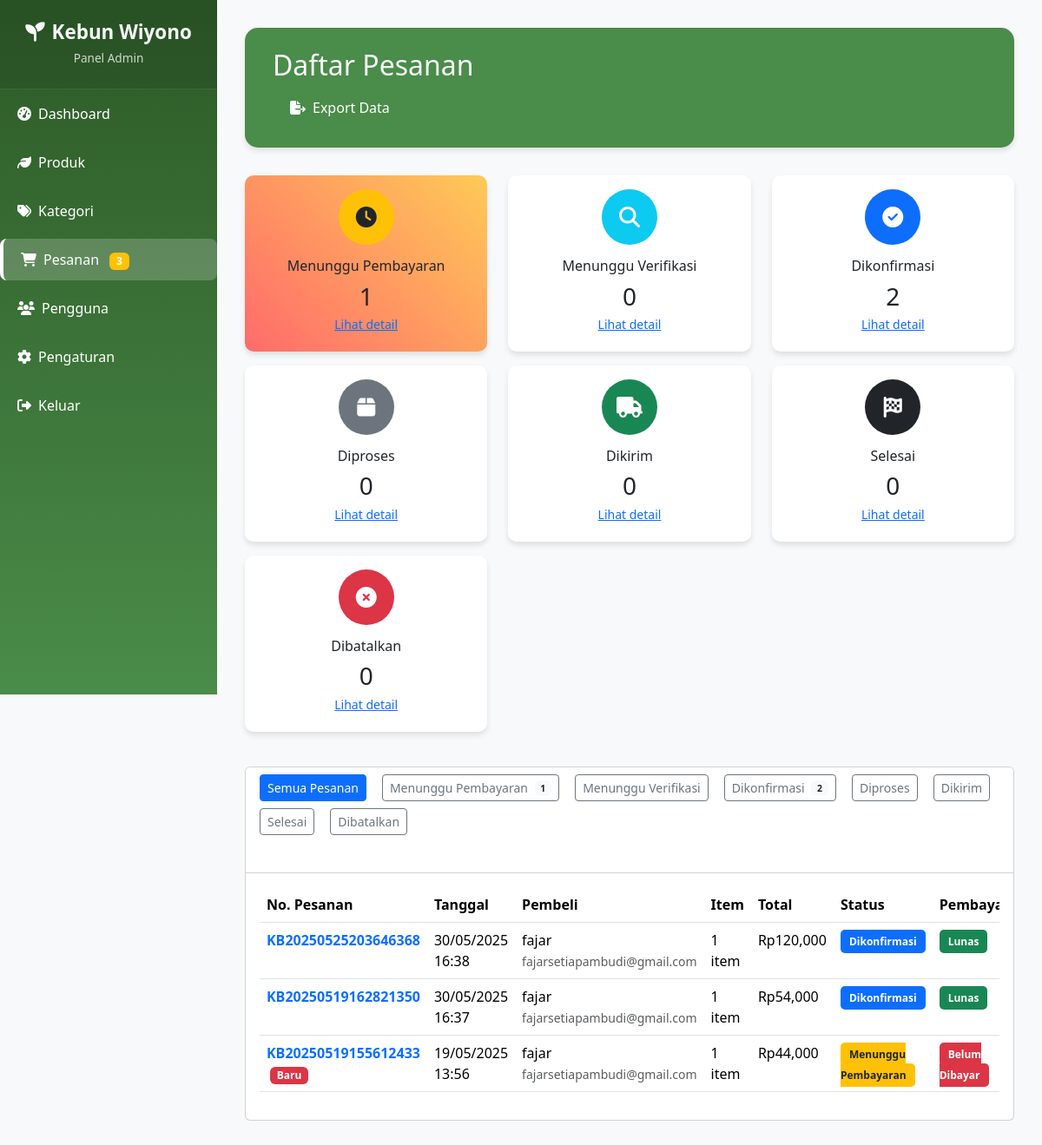
Screenshot of /fitur/pesanan.php (signed in) with the database file from the repository.
### tables this page shows
CREATE TABLE `pesanan` (
  `id` int NOT NULL AUTO_INCREMENT,
  `user_id` int NOT NULL,
  `nomor_pesanan` varchar(50) NOT NULL,
  `nama_penerima` varchar(100) NOT NULL,
  `telepon` varchar(20) NOT NULL,
  `alamat` text NOT NULL,
  `kota` varchar(100) NOT NULL,
  `kode_pos` varchar(10) NOT NULL,
  `catatan` text,
  `metode_pembayaran` varchar(50) NOT NULL,
  `total_harga` decimal(15,2) NOT NULL,
  `ongkir` decimal(15,2) NOT NULL,
  `total_bayar` decimal(15,2) NOT NULL,
  `status` varchar(50) NOT NULL DEFAULT 'Menunggu Pembayaran',
  `tanggal_pesanan` timestamp NULL DEFAULT CURRENT_TIMESTAMP,
  `bukti_pembayaran` varchar(255) DEFAULT NULL,
  `tanggal_upload_bukti` datetime DEFAULT NULL,
  `tanggal_verifikasi` datetime DEFAULT NULL,
  `verified_by` int DEFAULT NULL,
  `catatan_admin` text,
  PRIMARY KEY (`id`),
  UNIQUE KEY `nomor_pesanan` (`nomor_pesanan`),
  KEY `user_id` (`user_id`),
  CONSTRAINT `pesanan_ibfk_1` FOREIGN KEY (`user_id`) REFERENCES `pengguna` (`id`)
);

CREATE TABLE `pengguna` (
  `id` int NOT NULL AUTO_INCREMENT,
  `username` varchar(255) NOT NULL,
  `nama_lengkap` varchar(100) DEFAULT NULL,
  `email` varchar(255) NOT NULL,
  `password` varchar(255) NOT NULL,
  `reset_token` varchar(255) DEFAULT NULL,
  `reset_token_expires_at` datetime DEFAULT NULL,
  `telepon` varchar(15) DEFAULT NULL,
  `tanggal_lahir` date DEFAULT NULL,
  `jenis_kelamin` char(1) DEFAULT NULL,
  `alamat` text,
  `kota` varchar(50) DEFAULT NULL,
  `provinsi` varchar(50) DEFAULT NULL,
  `kode_pos` varchar(10) DEFAULT NULL,
  `foto_profil` varchar(255) DEFAULT NULL,
  `created_at` timestamp NULL DEFAULT CURRENT_TIMESTAMP,
  `updated_at` timestamp NULL DEFAULT CURRENT_TIMESTAMP ON UPDATE CURRENT_TIMESTAMP,
  PRIMARY KEY (`id`),
  UNIQUE KEY `email` (`email`)
);

### fitur/pesanan.php (the view, shortened to what this page needs)
<?php
require '../config.php';
$status_filter = isset($_GET['status']) ? $_GET['status'] : '';
$where_clause = '';
if (!empty($status_filter)) {
    $status_filter_safe = mysqli_real_escape_string($conn, $status_filter);
    $where_clause = "WHERE pesanan.status = '$status_filter_safe'";
} else {
    $where_clause = "";
}
$sql = "
SELECT
    pesanan.id,
    pesanan.nomor_pesanan,
    pesanan.status,
    pesanan.tanggal_pesanan,
    pesanan.total_harga,
    pesanan.metode_pembayaran,
    pesanan.bukti_pembayaran,
    pesanan.tanggal_upload_bukti,
    pengguna.username AS nama_pembeli,
    pengguna.email AS email_pembeli,
    (
        SELECT COUNT(*)
        FROM pesanan_item
        WHERE pesanan_item.pesanan_id = pesanan.id
    ) AS jumlah_item
FROM
    pesanan
JOIN
    pengguna ON pesanan.user_id = pengguna.id
" . $where_clause . "
ORDER BY
    pesanan.id DESC
";
$result = mysqli_query($conn, $sql);
$count_verification_query = mysqli_query($conn, "SELECT COUNT(*) as count FROM pesanan WHERE status = 'Menunggu Verifikasi'");
$resultTotal = mysqli_query($conn, "SELECT COUNT(*) as total FROM pesanan");
$totalOrdersNotif = $resultTotal ? mysqli_fetch_assoc($resultTotal)['total'] : 0;
$resultPending = mysqli_query($conn, "SELECT COUNT(*) as total FROM pesanan WHERE status = 'pending'");
$pendingOrders = $resultPending ? mysqli_fetch_assoc($resultPending)['total'] : 0;
$status_counts = [];
$status_list = ['Menunggu Pembayaran', 'Menunggu Verifikasi', 'Dikonfirmasi', 'Diproses', 'Dikirim', 'Selesai', 'Dibatalkan'];
foreach ($status_list as $status) {
    $count_query = mysqli_query($conn, "SELECT COUNT(*) as count FROM pesanan WHERE status = '$status'");
    $status_counts[$status] = mysqli_fetch_assoc($count_query)['count'];
}
$total_notifications = $totalOrdersNotif + $pendingOrders;
?>
<!DOCTYPE html>
<html lang="en">
<head>
    <link href="https://cdn.jsdelivr.net/npm/bootstrap@5.3.3/dist/css/bootstrap.min.css" rel="stylesheet">
    <link rel="stylesheet" href="https://cdnjs.cloudflare.com/ajax/libs/font-awesome/6.4.0/css/all.min.css">
    <link rel="stylesheet" href="../assets/css/admin/pesanan.css">
</head>
<body>
    <div class="sidebar" id="sidebar">
        <div class="sidebar-header">
            <h4><i class="fas fa-seedling me-2"></i>Kebun Wiyono</h4>
            <small>Panel Admin</small>
        </div>
        <ul class="nav flex-column sidebar-menu">
            <li class="nav-item "><a href="dashboard.php" class="nav-link text-white "><i class="fas fa-tachometer-alt me-2"></i>Dashboard</a></li>
            <li class="nav-item"><a href="proses_tambah_produk.php" class="nav-link text-white"><i class="fas fa-leaf me-2"></i>Produk</a></li>
            <li class="nav-item"><a href="kategori.php" class="nav-link text-white"><i class="fas fa-tags me-2"></i>Kategori</a></li>
            <li class="nav-item">
                <a href="pesanan.php" class="nav-link text-white active">
                    <i class="fas fa-shopping-cart me-2"></i>Pesanan
                    <?php if ($total_notifications > 0): ?>
                        <span class="badge bg-warning ms-2"><?= $total_notifications ?></span>
                    <?php endif; ?>
                </a>
            </li>
            <li class="nav-item"><a href="pengguna.php" class="nav-link text-white"><i class="fas fa-users me-2"></i>Pengguna</a></li>
            <li class="nav-item"><a href="pengaturan.php" class="nav-link text-white"><i class="fas fa-cog me-2"></i>Pengaturan</a></li>
            <li class="nav-item"><a href="../logout.php" class="nav-link text-white"><i class="fas fa-sign-out-alt me-2"></i>Keluar</a></li>
        </ul>
    </div>
    <div class="content">
        <div class="page-header fade-in">
                <h2>Daftar Pesanan</h2>
            <div class="eksport">
                <a href="export_pesanan.php" class="button text-white">
                    <i class="fas fa-file-export me-2 text-white"></i>Export Data
                </a>
            </div>
        </div>
        <div class="row mb-4">
            <?php foreach ($status_list as $index => $status): ?>
                <?php
                $icon_class = '';
                $bg_class = '';
                $card_class = '';
                switch ($status) {
                    case 'Menunggu Pembayaran':
                        $icon_class = 'fa-clock';
                        $bg_class = 'bg-warning text-dark';
                        if ($status_counts[$status] > 0) $card_class = 'priority-high';
                        break;
                    case 'Menunggu Verifikasi':
                        $icon_class = 'fa-search';
                        $bg_class = 'bg-info text-white';
                        break;
                    case 'Dikonfirmasi':
                        $icon_class = 'fa-check-circle';
                        $bg_class = 'bg-primary text-white';
                        break;
                    case 'Diproses':
                        $icon_class = 'fa-box';
                        $bg_class = 'bg-secondary text-white';
                        break;
                    case 'Dikirim':
                        $icon_class = 'fa-truck';
                        $bg_class = 'bg-success text-white';
                        break;
                    case 'Selesai':
                        $icon_class = 'fa-flag-checkered';
                        $bg_class = 'bg-dark text-white';
                        break;
                    case 'Dibatalkan':
                        $icon_class = 'fa-times-circle';
                        $bg_class = 'bg-danger text-white';
                        break;
                }
                ?>
                <div class="col-md-4 col-lg-12/7 mb-3">
                    <div class="card card-stats <?= $card_class ?>">
                        <div class="card-body text-center">
                            <div class="card-icon mx-auto <?= $bg_class ?>">
                                <i class="fas <?= $icon_class ?>"></i>
                            </div>
                            <h6 class="card-title"><?= $status ?></h6>
                            <h3 class="mb-0"><?= $status_counts[$status] ?></h3>
                            <a href="?status=<?= urlencode($status) ?>" class="btn btn-sm btn-link stretched-link">Lihat detail</a>
                        </div>
                    </div>
                </div>
            <?php endforeach; ?>
        </div>
        <div class="card">
            <div class="card-header bg-white">
                <div class="filter-status d-flex flex-wrap gap-2">
                    <a href="pesanan.php" class="btn btn-sm <?= empty($status_filter) ? 'btn-primary' : 'btn-outline-secondary' ?>">
                        Semua Pesanan
                    </a>
                    <?php foreach ($status_list as $status): ?>
                        <a href="?status=<?= urlencode($status) ?>" class="btn btn-sm <?= $status_filter === $status ? 'btn-primary' : 'btn-outline-secondary' ?>">
                            <?= $status ?>
                            <?php if ($status_counts[$status] > 0): ?>
                                <span class="badge bg-light text-dark ms-1"><?= $status_counts[$status] ?></span>
                            <?php endif; ?>
                        </a>
                    <?php endforeach; ?>
                </div>
            </div>
            <div class="card-body">
                <div class="table-responsive">
                    <table class="table table-hover">
                        <thead>
                            <tr>
                                <th>No. Pesanan</th>
                                <th>Tanggal</th>
                                <th>Pembeli</th>
                                <th>Item</th>
                                <th>Total</th>
                                <th>Status</th>
                                <th>Pembayaran</th>
                            </tr>
                        </thead>
                        <tbody>
                            <?php if (mysqli_num_rows($result) > 0): ?>
                                <?php while ($row = mysqli_fetch_assoc($result)): ?>
                                    <?php
                                    $status_class = '';
                                    switch ($row['status']) {
                                        case 'Menunggu Pembayaran':
                                            $status_class = 'bg-warning text-dark';
                                            break;
                                        case 'Dikonfirmasi':
                                            $status_class = 'bg-primary text-white';
                                            break;
                                    }
                                    $payment_class = '';
                                    $payment_text = '';
                                    if ($row['metode_pembayaran'] == 'cod') {
                                        $payment_class = 'bg-secondary text-white';
                                        $payment_text = 'COD';
                                    } elseif ($row['status'] == 'Menunggu Pembayaran') {
                                        $payment_class = 'bg-danger text-white';
                                        $payment_text = 'Belum Dibayar';
                                    } elseif ($row['status'] == 'Menunggu Verifikasi') {
                                        $payment_class = 'bg-warning text-dark';
                                        $payment_text = 'Perlu Verifikasi';
                                    } elseif (in_array($row['status'], ['Dikonfirmasi', 'Diproses', 'Dikirim', 'Selesai'])) {
                                        $payment_class = 'bg-success text-white';
                                        $payment_text = 'Lunas';
                                    } else {
                                        $payment_class = 'bg-secondary text-white';
                                        $payment_text = 'Unknown';
                                    }
                                    $date = date('d/m/Y H:i', strtotime($row['tanggal_pesanan']));
                                    ?>
                                    <tr>
                                        <td>
                                            <a href="detail_pesanan.php?id=<?= $row['id'] ?>" class="fw-bold text-decoration-none">
                                                <?= $row['nomor_pesanan'] ?>
                                                <?php if ($row['status'] == 'Menunggu Pembayaran'): ?>
                                                    <span class="badge bg-danger ms-1">Baru</span>
                                                <?php elseif ($row['status'] == 'Menunggu Verifikasi'): ?>
                                                    <span class="badge bg-warning text-dark ms-1">!</span>
                                                <?php endif; ?>
                                            </a>
                                        </td>
                                        <td><?= $date ?></td>
                                        <td>
                                            <?= $row['nama_pembeli'] ?>
                                            <br><small class="text-muted"><?= $row['email_pembeli'] ?></small>
                                        </td>
                                        <td><?= $row['jumlah_item'] ?> item</td>
                                        <td>Rp<?= number_format($row['total_harga']) ?></td>
                                        <td><span class="status-badge <?= $status_class ?>"><?= $row['status'] ?></span></td>
                                        <td><span class="status-badge <?= $payment_class ?>"><?= $payment_text ?></span></td>
                                    </tr>
                                <?php endwhile; ?>
                            <?php endif; ?>
                        </tbody>
                    </table>
                </div>
            </div>
        </div>
    </div>
</body>
</html>

### assets/css/admin/pesanan.css (style rules this page uses)
:root { --primary-color: #2d5a27; --secondary-color: #4a8c49; --success-color: #198754; --warning-color: #ffc107; --danger-color: #dc3545; --info-color: #0dcaf0; --light-color: #f8f9fa; --dark-color: #212529; --sidebar-width: 250px; }
* { margin: 0; padding: 0; box-sizing: border-box; }
body { font-family: 'Segoe UI', Tahoma, Geneva, Verdana, sans-serif; background: var(--light-color); min-height: 100vh; overflow-x: hidden; }
.sidebar { position: fixed; top: 0; left: 0; height: 100vh; width: var(--sidebar-width); background: linear-gradient(180deg, var(--primary-color) 0%, var(--secondary-color) 100%); z-index: 1000; transition: transform 0.3s ease; overflow-y: auto; }
.sidebar-header { padding: 1.5rem 1rem; text-align: center; border-bottom: 1px solid rgba(255, 255, 255, 0.1); background: rgba(0, 0, 0, 0.1); color: var(--light-color); }
.sidebar-header h4 { font-size: 1.4rem; font-weight: 700; margin-bottom: 0.2rem; }
.sidebar-header small { opacity: 0.8; font-size: 0.85rem; }
.sidebar-menu .nav-link { padding: 12px 20px; margin: 4px 0; border-radius: 8px; transition: all 0.3s ease; font-weight: 500; }
.sidebar-menu .nav-link.active { background: rgba(255, 255, 255, 0.2); border-left: 4px solid #fff; }
.content { margin-left: var(--sidebar-width); padding: 2rem; min-height: 100vh; transition: all 0.3s ease; background-color: var(--light-color); color: var(--light-color); }
.eksport a.button { display: inline-block; padding: 10px 20px; background-color: none; color: var(--text-dark); border-radius: 5px; text-decoration: none; transition: background-color 0.3s ease; }
.button i { margin-right: 5px; }
.page-header { background: var(--secondary-color); padding: 1.5rem 2rem; border-radius: 15px; box-shadow: 0 4px 6px rgba(0, 0, 0, 0.1); margin-bottom: 2rem; position: relative; overflow: hidden; }
.page-header::before { content: ''; position: absolute; top: 0; left: 0; right: 0; height: 4px; background: linear-gradient(90deg, var(--primary-color), var(--secondary-color), var(--accent-color)); }
.status-badge { font-size: 0.85rem; padding: 8px 12px; border-radius: 30px; }
.card-stats { transition: all 0.3s ease; border: none; border-radius: 10px; box-shadow: 0 4px 6px rgba(0, 0, 0, 0.1); }
.card-stats .card-icon { width: 64px; height: 64px; border-radius: 50%; display: flex; align-items: center; justify-content: center; font-size: 24px; margin-bottom: 15px; }
.filter-status { display: flex; overflow-x: auto; padding-bottom: 15px; margin-bottom: 20px; }
.filter-status .btn { white-space: nowrap; margin-right: 10px; }
.status-badge { padding: 5px 10px; border-radius: 5px; font-size: 12px; font-weight: bold; }
.card-stats { transition: transform 0.2s; }
.priority-high { background: linear-gradient(45deg, #ff6b6b, #feca57); animation: pulse 2s infinite; }

### rows the page displays
pesanan: nomor_pesanan "KB20250525203646368", tanggal_pesanan "30/05/2025 16:38", user.username "fajar", user.email "fajarsetiapambudi@gmail.com", jumlah_item "1", total_harga "120,000", status "Dikonfirmasi", payment_text "Lunas"
pesanan: nomor_pesanan "KB20250519162821350", tanggal_pesanan "30/05/2025 16:37", user.username "fajar", user.email "fajarsetiapambudi@gmail.com", jumlah_item "1", total_harga "54,000", status "Dikonfirmasi", payment_text "Lunas"
pesanan: nomor_pesanan "KB20250519155612433", shows "Baru", tanggal_pesanan "19/05/2025 13:56", user.username "fajar", user.email "fajarsetiapambudi@gmail.com", jumlah_item "1", total_harga "44,000", status "Menunggu Pembayaran", payment_text "Belum Dibayar"

### other values shown
$total_notifications "3"
$status "Menunggu Pembayaran"
$status_counts[$status] "1"
$status "Menunggu Verifikasi"
$status_counts[$status] "0"
$status "Dikonfirmasi"
$status_counts[$status] "2"
$status "Diproses"
$status "Dikirim"
$status "Selesai"
$status "Dibatalkan"
